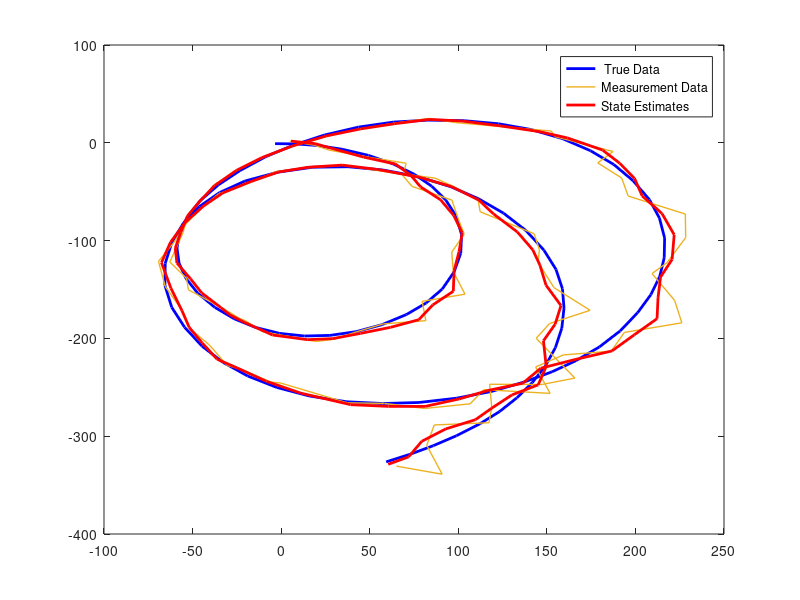

Write the MATLAB code that produced this figure.
% Visualization script
% This octave script displays true, measurement and state_estimate data

var = load ("matlab_data/unfilteredPos.mat");
meas = var.unfilteredPos
var2 = load("matlab_data/grdtruth.mat");
gtruth = var2.groundTruth

state_estimates = load("matlab_data/stateEstimates.mat")


% Plotting the results of the x dimension
p1 = plot(gtruth(:,1),gtruth(:,2), 'Color', 'blue', 'LineWidth',2, 'DisplayName','True position');
%plot(gtruth(:,1))

hold on

% Plotting the measurements
p2 = plot(meas(:,1),meas(:,2), 'Color', [0.9290, 0.6940, 0.1250], 'LineWidth',1, 'DisplayName','Measured position');

hold on

p3 = plot(state_estimates(:,1),state_estimates(:,2), 'Color', 'red', 'LineWidth',2, 'DisplayName','estimated position');

legend({' True Data','Measurement Data', 'State Estimates'})

